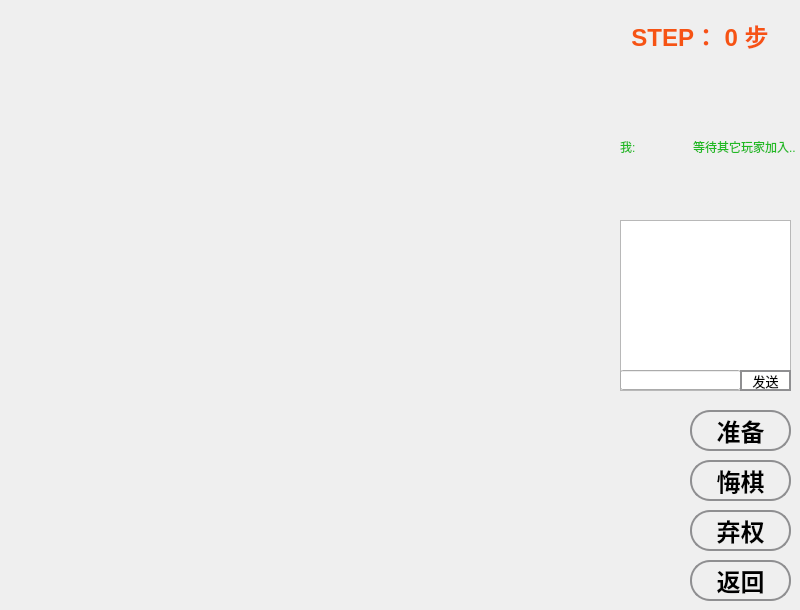
<?xml version="1.0" encoding="UTF-8"?>
<ui version="4.0">
 <class>PVPWindow</class>
 <widget class="QMainWindow" name="PVPWindow">
  <property name="geometry">
   <rect>
    <x>0</x>
    <y>0</y>
    <width>800</width>
    <height>610</height>
   </rect>
  </property>
  <property name="minimumSize">
   <size>
    <width>800</width>
    <height>610</height>
   </size>
  </property>
  <property name="maximumSize">
   <size>
    <width>800</width>
    <height>610</height>
   </size>
  </property>
  <property name="windowTitle">
   <string>RicardoGoBang</string>
  </property>
  <widget class="QWidget" name="centralwidget">
   <widget class="QPushButton" name="btn_giveup">
    <property name="geometry">
     <rect>
      <x>690</x>
      <y>510</y>
      <width>101</width>
      <height>41</height>
     </rect>
    </property>
    <property name="font">
     <font>
      <family>Microsoft Sans Serif</family>
      <pointsize>18</pointsize>
      <weight>75</weight>
      <bold>true</bold>
     </font>
    </property>
    <property name="styleSheet">
     <string notr="true">QPushButton {
         border: 2px solid #8f8f91;
         border-radius: 20px;
         background-color: qlineargradient(x1: 0, y1: 0, x2: 0, y2: 1,
                                           stop: 0 #00A1F1, stop: 1 #0072C6);
     }
 
     QPushButton:pressed {
         background-color: qlineargradient(x1: 0, y1: 0, x2: 0, y2: 1,
                                           stop: 0 #dadbde, stop: 1 #f6f7fa);
     }
 QPushButton:default {
         border-color: navy; /* 使得按钮显示变得更加突出 */
     }
</string>
    </property>
    <property name="text">
     <string>弃权</string>
    </property>
   </widget>
   <widget class="QPushButton" name="btn_back">
    <property name="geometry">
     <rect>
      <x>690</x>
      <y>560</y>
      <width>101</width>
      <height>41</height>
     </rect>
    </property>
    <property name="font">
     <font>
      <family>Microsoft Sans Serif</family>
      <pointsize>18</pointsize>
      <weight>75</weight>
      <bold>true</bold>
     </font>
    </property>
    <property name="styleSheet">
     <string notr="true">QPushButton {
         border: 2px solid #8f8f91;
         border-radius: 20px;
         background-color: qlineargradient(x1: 0, y1: 0, x2: 0, y2: 1,
                                           stop: 0 #00A1F1, stop: 1 #0072C6);
     }
 
     QPushButton:pressed {
         background-color: qlineargradient(x1: 0, y1: 0, x2: 0, y2: 1,
                                           stop: 0 #dadbde, stop: 1 #f6f7fa);
     }
 QPushButton:default {
         border-color: navy; /* 使得按钮显示变得更加突出 */
     }
</string>
    </property>
    <property name="text">
     <string>返回</string>
    </property>
   </widget>
   <widget class="QPushButton" name="btn_undo">
    <property name="geometry">
     <rect>
      <x>690</x>
      <y>460</y>
      <width>101</width>
      <height>41</height>
     </rect>
    </property>
    <property name="font">
     <font>
      <family>Microsoft Sans Serif</family>
      <pointsize>18</pointsize>
      <weight>75</weight>
      <bold>true</bold>
     </font>
    </property>
    <property name="styleSheet">
     <string notr="true">QPushButton {
         border: 2px solid #8f8f91;
         border-radius: 20px;
         background-color: qlineargradient(x1: 0, y1: 0, x2: 0, y2: 1,
                                           stop: 0 #00A1F1, stop: 1 #0072C6);
     }
 
     QPushButton:pressed {
         background-color: qlineargradient(x1: 0, y1: 0, x2: 0, y2: 1,
                                           stop: 0 #dadbde, stop: 1 #f6f7fa);
     }
 QPushButton:default {
         border-color: navy; /* 使得按钮显示变得更加突出 */
     }
</string>
    </property>
    <property name="text">
     <string>悔棋</string>
    </property>
   </widget>
   <widget class="QPushButton" name="btn_start">
    <property name="geometry">
     <rect>
      <x>690</x>
      <y>410</y>
      <width>101</width>
      <height>41</height>
     </rect>
    </property>
    <property name="font">
     <font>
      <family>Microsoft Sans Serif</family>
      <pointsize>18</pointsize>
      <weight>75</weight>
      <bold>true</bold>
     </font>
    </property>
    <property name="styleSheet">
     <string notr="true">QPushButton {
         border: 2px solid #8f8f91;
         border-radius: 20px;
         background-color: qlineargradient(x1: 0, y1: 0, x2: 0, y2: 1,
                                           stop: 0 #00A1F1, stop: 1 #0072C6);
     }
 
     QPushButton:pressed {
         background-color: qlineargradient(x1: 0, y1: 0, x2: 0, y2: 1,
                                           stop: 0 #dadbde, stop: 1 #f6f7fa);
     }
 QPushButton:default {
         border-color: navy; /* 使得按钮显示变得更加突出 */
     }
</string>
    </property>
    <property name="text">
     <string>准备</string>
    </property>
   </widget>
   <widget class="QLabel" name="label_step">
    <property name="geometry">
     <rect>
      <x>600</x>
      <y>10</y>
      <width>200</width>
      <height>50</height>
     </rect>
    </property>
    <property name="font">
     <font>
      <family>Microsoft Sans Serif</family>
      <pointsize>18</pointsize>
      <weight>75</weight>
      <bold>true</bold>
     </font>
    </property>
    <property name="styleSheet">
     <string notr="true">color:#f65314</string>
    </property>
    <property name="text">
     <string>STEP： 0 步</string>
    </property>
    <property name="alignment">
     <set>Qt::AlignCenter</set>
    </property>
   </widget>
   <widget class="QLabel" name="label_rate">
    <property name="geometry">
     <rect>
      <x>619</x>
      <y>79</y>
      <width>161</width>
      <height>51</height>
     </rect>
    </property>
    <property name="font">
     <font>
      <family>Microsoft Sans Serif</family>
      <pointsize>12</pointsize>
      <weight>75</weight>
      <bold>true</bold>
     </font>
    </property>
    <property name="styleSheet">
     <string notr="true">color:#f65314</string>
    </property>
    <property name="text">
     <string>&lt;html&gt;&lt;head/&gt;&lt;body&gt;&lt;p&gt;&lt;br/&gt;&lt;/p&gt;&lt;/body&gt;&lt;/html&gt;</string>
    </property>
    <property name="alignment">
     <set>Qt::AlignCenter</set>
    </property>
   </widget>
   <widget class="QWidget" name="widget_chess" native="true">
    <property name="geometry">
     <rect>
      <x>0</x>
      <y>0</y>
      <width>600</width>
      <height>610</height>
     </rect>
    </property>
    <property name="minimumSize">
     <size>
      <width>600</width>
      <height>610</height>
     </size>
    </property>
    <property name="maximumSize">
     <size>
      <width>600</width>
      <height>610</height>
     </size>
    </property>
   </widget>
   <widget class="QTextEdit" name="textEdit">
    <property name="geometry">
     <rect>
      <x>620</x>
      <y>220</y>
      <width>171</width>
      <height>171</height>
     </rect>
    </property>
   </widget>
   <widget class="QLineEdit" name="lineEdit">
    <property name="geometry">
     <rect>
      <x>620</x>
      <y>370</y>
      <width>121</width>
      <height>20</height>
     </rect>
    </property>
   </widget>
   <widget class="QPushButton" name="btn_start_2">
    <property name="geometry">
     <rect>
      <x>740</x>
      <y>370</y>
      <width>51</width>
      <height>21</height>
     </rect>
    </property>
    <property name="font">
     <font>
      <family>Microsoft Sans Serif</family>
      <pointsize>10</pointsize>
      <weight>50</weight>
      <bold>false</bold>
     </font>
    </property>
    <property name="styleSheet">
     <string notr="true">QPushButton {
         border: 2px solid #8f8f91;
         border-radius: 20px;
         background-color: qlineargradient(x1: 0, y1: 0, x2: 0, y2: 1,
                                           stop: 0 #00A1F1, stop: 1 #0072C6);
     }
 
     QPushButton:pressed {
         background-color: qlineargradient(x1: 0, y1: 0, x2: 0, y2: 1,
                                           stop: 0 #dadbde, stop: 1 #f6f7fa);
     }
 QPushButton:default {
         border-color: navy; /* 使得按钮显示变得更加突出 */
     }
</string>
    </property>
    <property name="text">
     <string>发送</string>
    </property>
   </widget>
   <widget class="QLabel" name="meReadyLabel">
    <property name="geometry">
     <rect>
      <x>620</x>
      <y>160</y>
      <width>54</width>
      <height>12</height>
     </rect>
    </property>
    <property name="text">
     <string/>
    </property>
   </widget>
   <widget class="QLabel" name="rivalReadyLable">
    <property name="geometry">
     <rect>
      <x>720</x>
      <y>160</y>
      <width>54</width>
      <height>12</height>
     </rect>
    </property>
    <property name="text">
     <string/>
    </property>
   </widget>
   <widget class="QWidget" name="layoutWidget">
    <property name="geometry">
     <rect>
      <x>620</x>
      <y>140</y>
      <width>176</width>
      <height>14</height>
     </rect>
    </property>
    <layout class="QHBoxLayout" name="horizontalLayout">
     <item>
      <widget class="QLabel" name="userNameLable">
       <property name="styleSheet">
        <string notr="true">color:#1FB922</string>
       </property>
       <property name="text">
        <string>我:       </string>
       </property>
      </widget>
     </item>
     <item>
      <widget class="QLabel" name="rivalNameLable">
       <property name="styleSheet">
        <string notr="true">color:#1FB922</string>
       </property>
       <property name="text">
        <string>等待其它玩家加入..</string>
       </property>
      </widget>
     </item>
    </layout>
   </widget>
   <zorder>btn_giveup</zorder>
   <zorder>btn_back</zorder>
   <zorder>btn_undo</zorder>
   <zorder>btn_start</zorder>
   <zorder>label_step</zorder>
   <zorder>label_rate</zorder>
   <zorder>textEdit</zorder>
   <zorder>lineEdit</zorder>
   <zorder>btn_start_2</zorder>
   <zorder>meReadyLabel</zorder>
   <zorder>rivalReadyLable</zorder>
   <zorder>layoutWidget</zorder>
   <zorder>widget_chess</zorder>
  </widget>
 </widget>
 <resources/>
 <connections/>
</ui>
